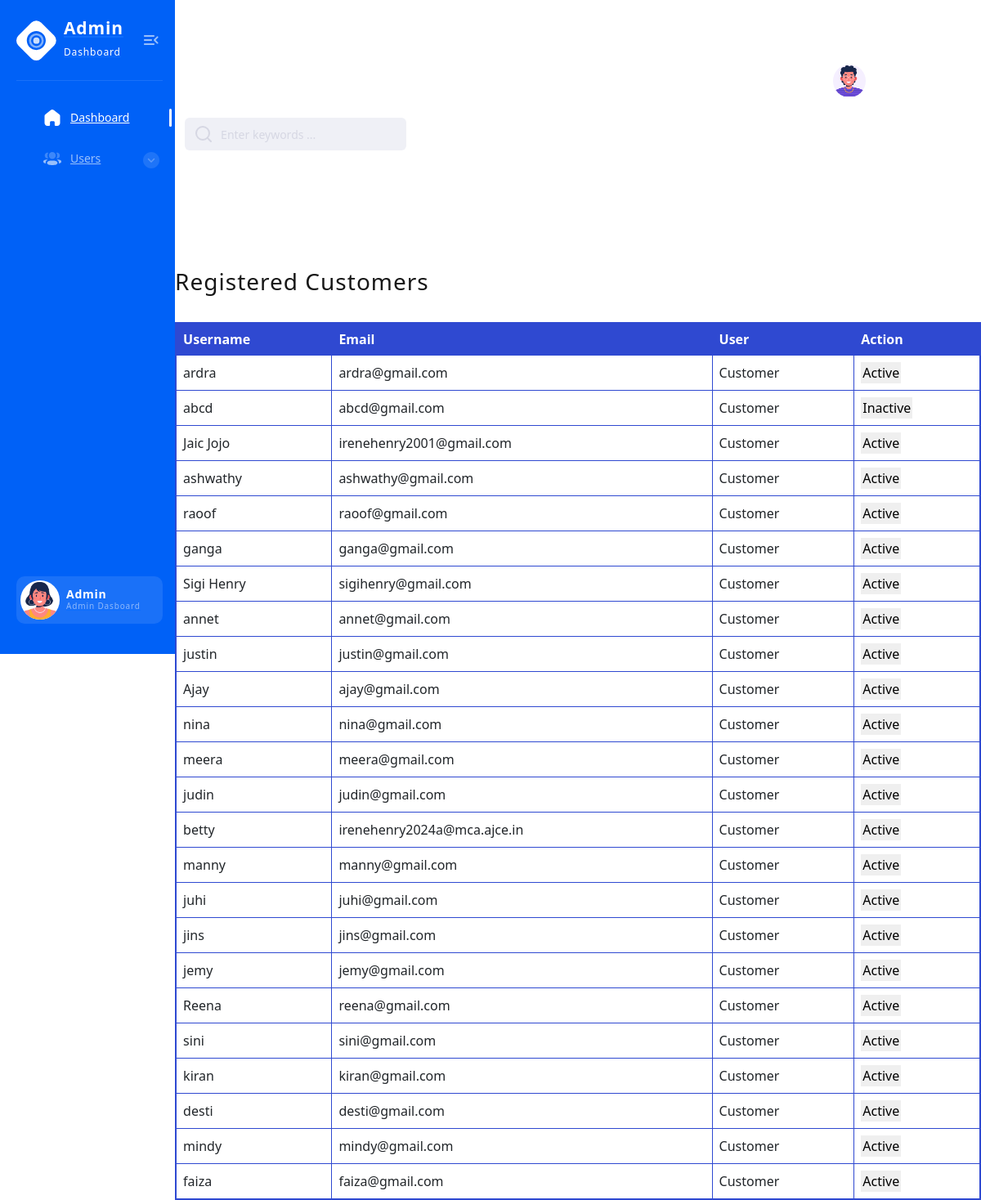
The app's page /customers/, older data.
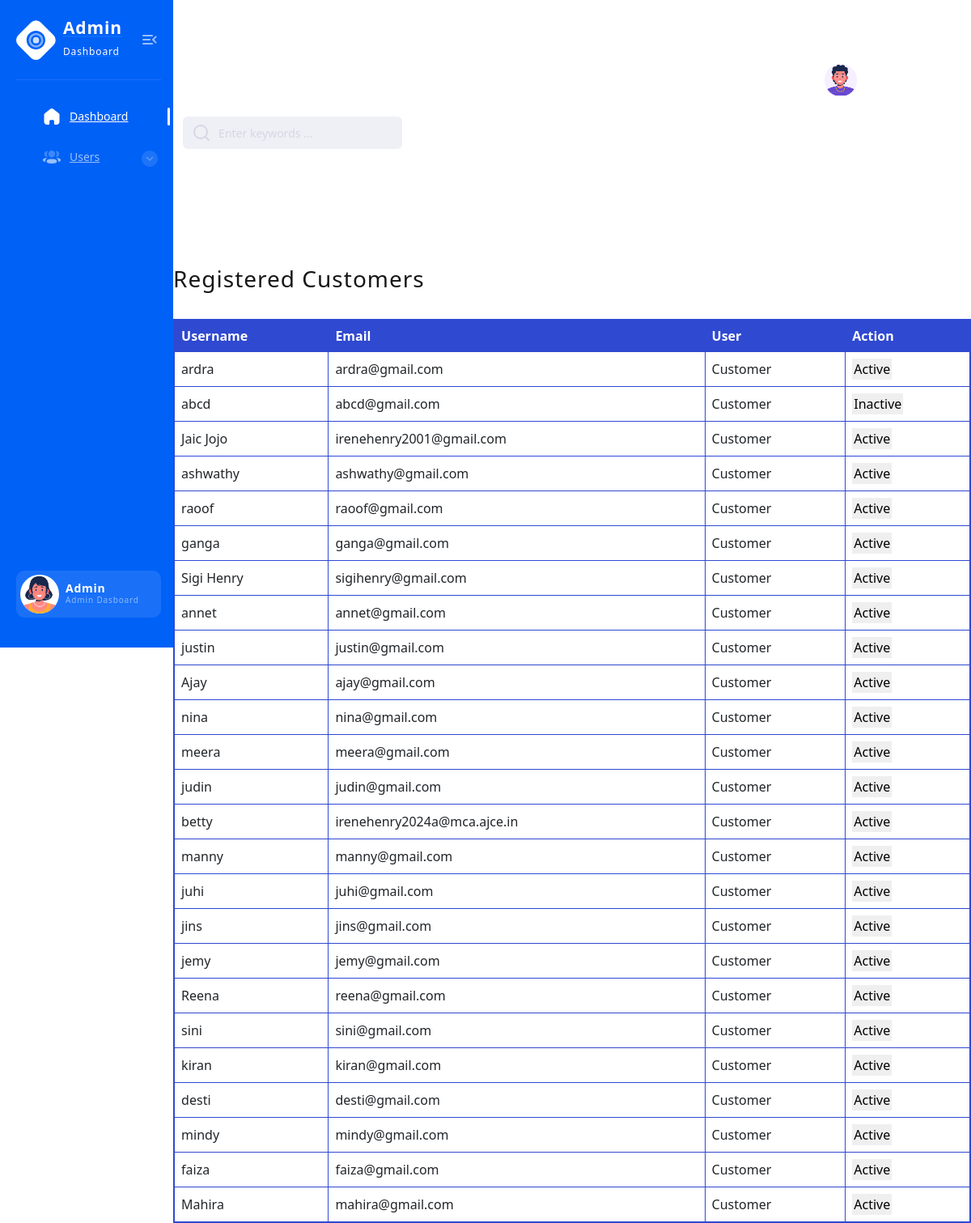
The same page, newer data.
### ct/models.py (models this page shows)
class CustomUser(AbstractUser):
    CUSTOMER = 1
    DIETITIAN = 2
    DOCTOR = 3
    ROLE_CHOICE = (
     (CUSTOMER, 'Customer'),
     (DIETITIAN, 'Dietitian'),
     (DOCTOR, 'Doctor'),
    )
    username = models.CharField(max_length=100,unique=True ,default='')
    email = models.EmailField(unique=True)
    password = models.CharField(max_length=128)
    is_Customer = models.BooleanField(default=False)
    is_Dietitian = models.BooleanField(default=False)
    is_Doctor = models.BooleanField(default=False)
    REQUIRED_FIELDS = []

### ct/views.py (the view)
# urls.py: path('customers/', views.customer_list, name='customer_list'),
def customer_list(request):
    users = CustomUser.objects.filter(is_Customer=True)
    return render(request, 'customer_list.html', {'users': users})
    pass

### ct/templates/customer_list.html (shortened to what the changed rows need)
{% load static %}
<html>
  <head>
    <head>
      <link rel="stylesheet" href="{% static './css/style.min2.css' %}">
      <link href="https://cdn.jsdelivr.net/npm/bootstrap@5.0.2/dist/css/bootstrap.min.css" rel="stylesheet">
</head>
<body>
<div class="page-flex">
          <div class="main-wrapper">
        <link href="https://cdn.jsdelivr.net/npm/bootstrap@5.0.2/dist/css/bootstrap.min.css" rel="stylesheet">
  <h3>Registered Customers</h3><br>
<table class="user-table">
  <thead>
      <tr>
        <th class="blue-header">Username</th>
        <th class="blue-header">Email</th>
        <th class="blue-header">User</th>
        <th class="blue-header">Action</th>
      </tr>
  </thead>
  <tbody>
    {% for user in users %}
    <tr>
      <td>{{ user.username }}</td>
      <td>{{ user.email }}</td>
     <td>
        {% if user.is_Customer %}
          Customer
        {% elif user.is_Dietitian %}
          Dietitian
        {% elif user.is_Doctor %}
          Doctor
        {% endif %}
      </td>
      <td>
        {% if user.is_active %}
        <button class="toggle-status" data-user-id="{{ user.id }}" data-status="{{ user.is_active }}">Active</button>
        {% else %}
          <button class="toggle-status" data-user-id="{{ user.id }}" data-status="inactive">Inactive</button>
        {% endif %}
      </td>
    </tr>
    {% endfor %}
  </tbody>
</table>
</body>
</html>

Row changes from the older to the newer data that the page shows:
added CustomUser: username "Mahira", email "mahira@gmail.com", is_Customer "Customer"
